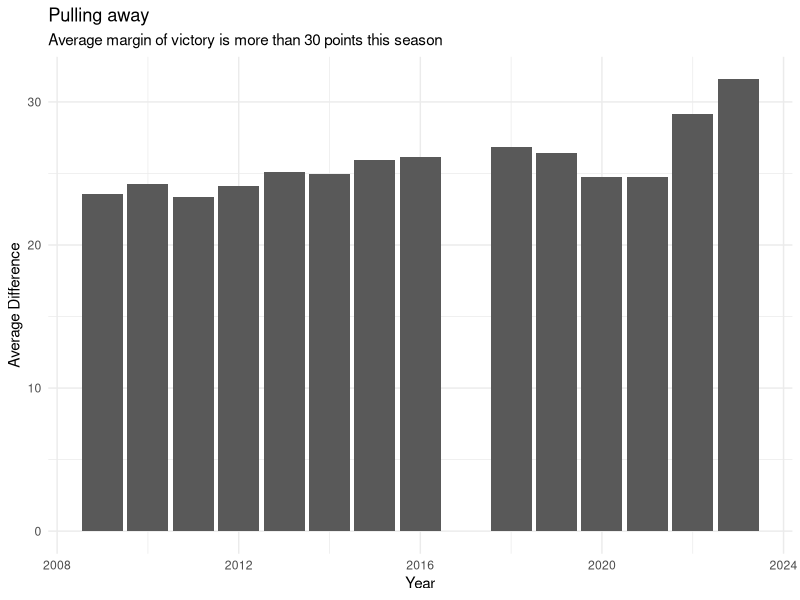
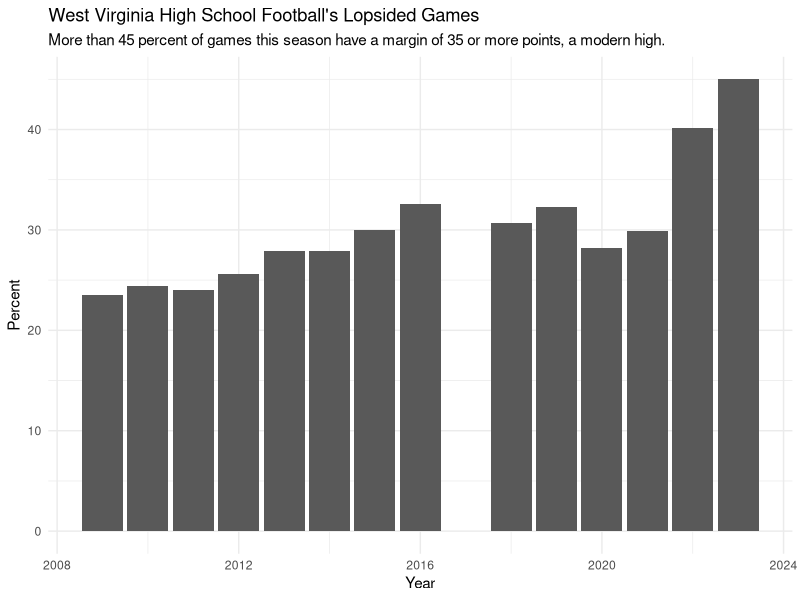

R code for these plots, in order:
## ---- chunk 1
library(tidyverse)
## ---- chunk 2
games <- read_csv("scores.csv")
wv_games <- games |> filter(home_team_state == 'WV', visiting_team_state == 'WV')
## ---- chunk 3
wv_by_year <- wv_games |> 
  group_by(year) |> 
  summarise(
    min_diff = min(differential),
    max_diff = max(differential),
    avg_diff = mean(differential),
    median_diff = median(differential)
  )
## ---- chunk 4
ggplot() + 
  geom_bar(data=wv_by_year, aes(x=year, weight=avg_diff)) +
  labs(
    title="Pulling away", 
    subtitle = "Average margin of victory is more than 30 points this season",
    x="Year", 
    y="Average Difference"
) + theme_minimal()
## ---- chunk 5
all_games <- wv_games |> 
  group_by(year) |> 
  summarise(all_games = n())

thirtyfive_plus <- wv_games |> 
  filter(differential >= 35) |> 
  group_by(year) |> 
  summarise(thirtyfive_plus_games = n())

thirtyfive_with_pct <- all_games |> 
  inner_join(thirtyfive_plus) |> 
  mutate(pct = thirtyfive_plus_games/all_games *100) |> 
  arrange(desc(pct))

all_games |> 
  inner_join(thirtyfive_plus) |> 
  mutate(pct = thirtyfive_plus_games/all_games *100) |> 
  arrange(desc(pct))
## ---- chunk 6
ggplot() + 
  geom_bar(data=thirtyfive_with_pct, aes(x=year, weight=pct)) +
  labs(
    title="West Virginia High School Football's Lopsided Games", 
    subtitle = "More than 45 percent of games this season have a margin of 35 or more points, a modern high.",
    x="Year", 
    y="Percent"
) + theme_minimal()
## ---- chunk 7
home_margins <- wv_games |> 
  mutate(home_team_margin = home_team_score - visiting_team_score) |> 
  group_by(year, home_team) |> 
  summarize(home_games = n(), home_margin = sum(home_team_margin))
  

visiting_margins <- wv_games |> 
  mutate(visiting_team_margin = visiting_team_score - home_team_score) |> 
  group_by(year, visiting_team) |> 
  summarize(visiting_games = n(), visiting_margin = sum(visiting_team_margin))

team_margins <- home_margins |> left_join(visiting_margins, join_by(home_team == visiting_team, year == year)) |> 
  mutate(home_games = replace_na(home_games, 0)) |> 
  mutate(visiting_games = replace_na(visiting_games, 0)) |> 
  mutate(home_margin = replace_na(home_margin, 0)) |> 
  mutate(visiting_margin = replace_na(visiting_margin, 0)) |> 
  mutate(total_games = home_games + visiting_games, total_margin = home_margin + visiting_margin) |>
  rename(team = home_team) |> 
  group_by(team, year) |> 
  summarize(avg_margin = total_margin/total_games) |> 
  arrange(desc(avg_margin))

## ---- chunk 8
team_margins |> 
  filter(avg_margin >= 35) |> 
  group_by(year) |> 
  summarise(teams = n()) |> 
  arrange(desc(teams))
## ---- chunk 9
team_margins |> 
  filter(avg_margin >= 35, year == 2023)
## ---- chunk 10
wv_games |> 
  filter(differential >= 49) |> 
  group_by(year) |> 
  summarise(games = n()) |> 
  arrange(desc(games))
## ---- chunk 11
wv_games |> 
  filter(differential >= 70) |> 
  group_by(year) |> 
  summarise(games = n()) |> 
  arrange(desc(games))
